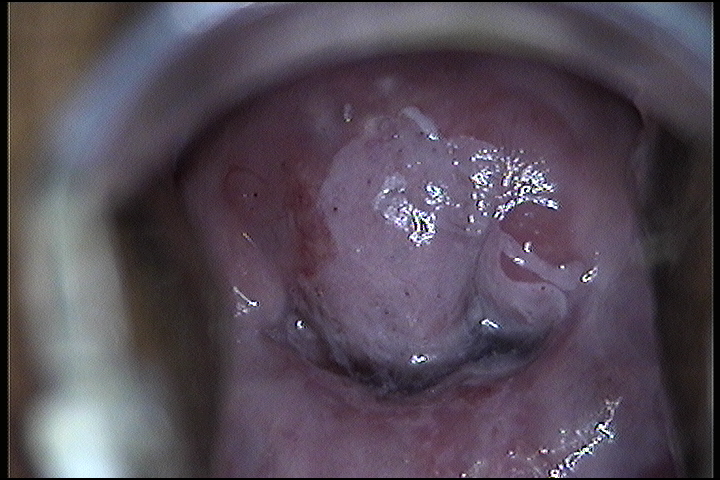
#> input picture ActiveCounter/100.bmp, 720 x 480 px
$ python plot_inpaint.py   (older library calls are emulated)
#> lines starting #> are read from the running program, lines starting #| are printed output that depends on the picture; after the words box and inside, x2 and y2 are one past the last pixel; in counts of white or black regions, pixels touching at a corner belong together
"""
===========
Inpainting
===========
Inpainting [1]_ is the process of reconstructing lost or deteriorated
parts of images and videos.

The reconstruction is supposed to be performed in fully automatic way by
exploiting the information presented in non-damaged regions.

In this example, we show how the masked pixels get inpainted by
inpainting algorithm based on 'biharmonic equation'-assumption [2]_ [3]_ [4]_.

.. [1]  Wikipedia. Inpainting
        https://en.wikipedia.org/wiki/Inpainting
.. [2]  Wikipedia. Biharmonic equation
        https://en.wikipedia.org/wiki/Biharmonic_equation
.. [3]  N.S.Hoang, S.B.Damelin, "On surface completion and image
        inpainting by biharmonic functions: numerical aspects",
        :arXiv:`1707.06567`
.. [4]  C. K. Chui and H. N. Mhaskar, MRA Contextual-Recovery Extension of
        Smooth Functions on Manifolds, Appl. and Comp. Harmonic Anal.,
        28 (2010), 104-113,
        :DOI:`10.1016/j.acha.2009.04.004`
"""

import numpy as np
import cv2
import matplotlib.pyplot as plt

from skimage import data
from skimage.restoration import inpaint
src = cv2.imread("100.bmp",1)
#> src is the input picture: shape (480, 720, 3); mean B, G, R 87.4, 75.7, 85.5
#scr1 = src[20:60,0:20,1]

#image_orig = data.astronaut()[0:200, 0:200]
#mask[20:60,0:20]=1
image_orig = src


# Create mask with three defect regions: left, middle, right respectively
mask = np.zeros(image_orig.shape[:-1])
mask[200:230, 390:450] = 1
#mask[160:180, 70:155] = 1
#mask[30:60, 170:195] = 1

# Defect image over the same region in each color channel
image_defect = image_orig.copy()
for layer in range(image_defect.shape[-1]):
    image_defect[np.where(mask)] = 0
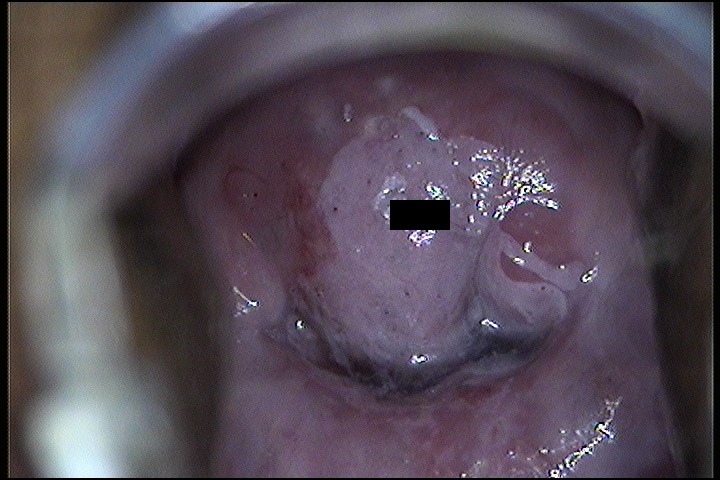
#> image_defect: shape (480, 720, 3); 0.52% of pixels changed, all inside (x1, y1, x2, y2) = (390, 200, 450, 230)
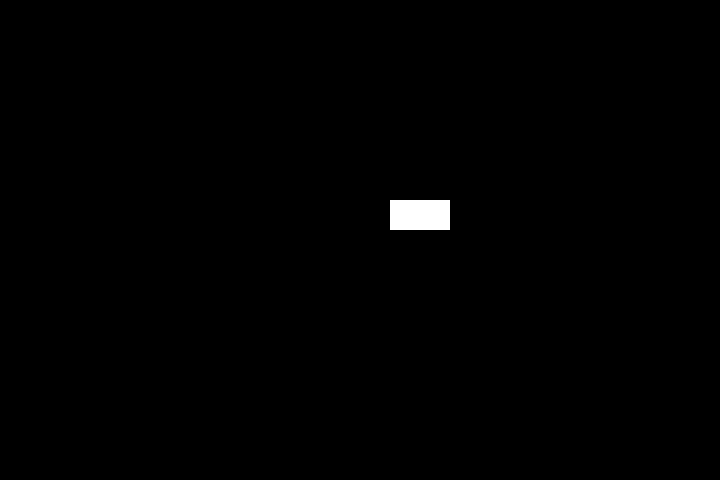
#> mask: shape (480, 720) float64; values 0 (black) and 1 (white), 0.52% white; 1 white region, box (x1, y1, x2, y2) and area: (390, 200, 450, 230) 1800

#> (the run stopped early here; a loop or call above may not have finished)
